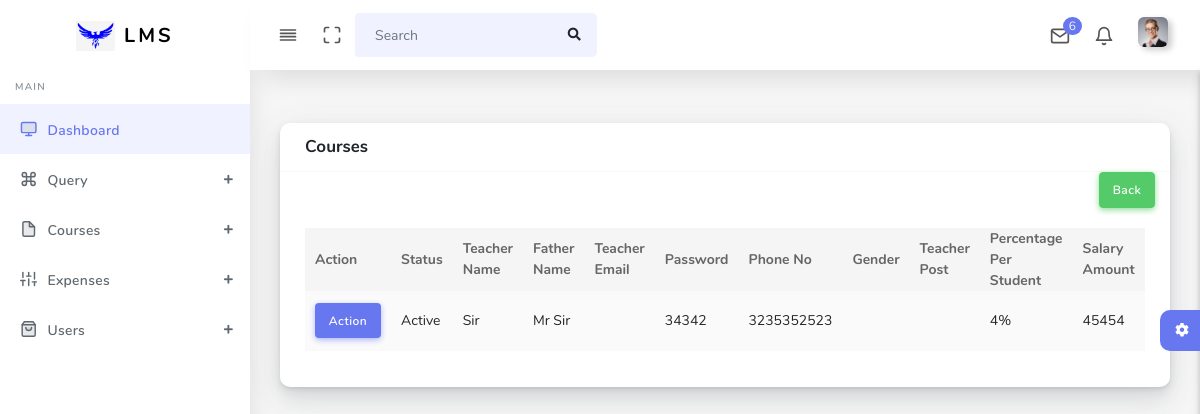
/viewteacher.php (signed in), run on the app's committed database.
### tables this page shows
CREATE TABLE `teacher_lms` (
  `t_id` int(50) NOT NULL,
  `t_status` varchar(50) NOT NULL,
  `t_name` varchar(50) NOT NULL,
  `f_name` varchar(50) NOT NULL,
  `temail` varchar(50) NOT NULL,
  `tpass` varchar(50) NOT NULL,
  `phone` varchar(50) NOT NULL,
  `tgen` varchar(50) NOT NULL,
  `tpost` varchar(50) NOT NULL,
  `per_student` varchar(50) NOT NULL,
  `salary` varchar(50) NOT NULL,
  `tadd` varchar(50) NOT NULL,
  `timg` varchar(50) NOT NULL,
  `t_degree` varchar(50) NOT NULL,
  `degree_n` varchar(50) NOT NULL,
  `deg_status` varchar(50) NOT NULL,
  `b_university` varchar(50) NOT NULL,
  `year` varchar(50) NOT NULL,
  `prof_field` varchar(50) NOT NULL,
  `experience` varchar(50) NOT NULL
);

### viewteacher.php (the view, shortened to what this page needs)
<?php
include('./include/conn.php');
include('./include/header.php');
?>
<div class="main-content">
        <section class="section">
          <div class="section-body">
            <div class="row">
              <div class="col-12">
                <div class="card">
                  <div class="card-header">
                    <h4>Courses</h4>
                  </div>
                  <div class="col-lg-12">
              <a href="addteacher.php" class="btn btn-success" style="float:right">Back</a>
            </div>
                  <div class="card-body">
                    <div class="table-responsive">
                      <table class="table table-striped table-hover" id="tableExport" style="width:100%;">
                        <thead>
                          <tr>
                            <th>Action</th>
                            <th>Status</th>
                            <th>Teacher Name</th>
                            <th>Father Name</th>
                            <th>Teacher Email</th>
                            <th>Password</th>
                            <th>Phone No</th>
                            <th>Gender</th>
                            <th>Teacher Post</th>
                            <th>Percentage Per Student</th>
                            <th>Salary Amount</th>
                          </tr>
                        </thead>
                        <tbody>
                          <?php
                          $sql="SELECT * FROM teacher_lms";
                          $run=mysqli_query($conn,$sql);
                          while($fet=mysqli_fetch_array($run)){
                              ?>
                              <tr>
                                <td>
                                <div class="dropdown">
                                  <button class="btn btn-primary" data-toggle="dropdown" id="dmenu">Action</button>
                                </div>
                                </td>
                                <td><?php echo $fet['t_status']; ?></td>
                                <td><?php echo $fet['t_name']; ?></td>
                                <td><?php echo $fet['f_name']; ?></td>
                                <td><?php echo $fet['temail']; ?></td>
                                <td><?php echo $fet['tpass']; ?></td>
                                <td><?php echo $fet['phone']; ?></td>
                                <td><?php echo $fet['tgen']; ?></td>
                                <td><?php echo $fet['tpost']; ?></td>
                                <td><?php echo $fet['per_student']; ?></td>
                                <td><?php echo $fet['salary']; ?></td>
                              </tr>
                              <?php
                          }
                          ?>
                        </tbody>
                      </table>
                    </div>
                  </div>
                </div>
              </div>
            </div>
          </div>
        </section>

### data on the page
teacher_lms: t_status "Active", t_name "Sir", f_name "Mr Sir", tpass "34342", phone "3235352523", per_student "4%", salary "45454"
